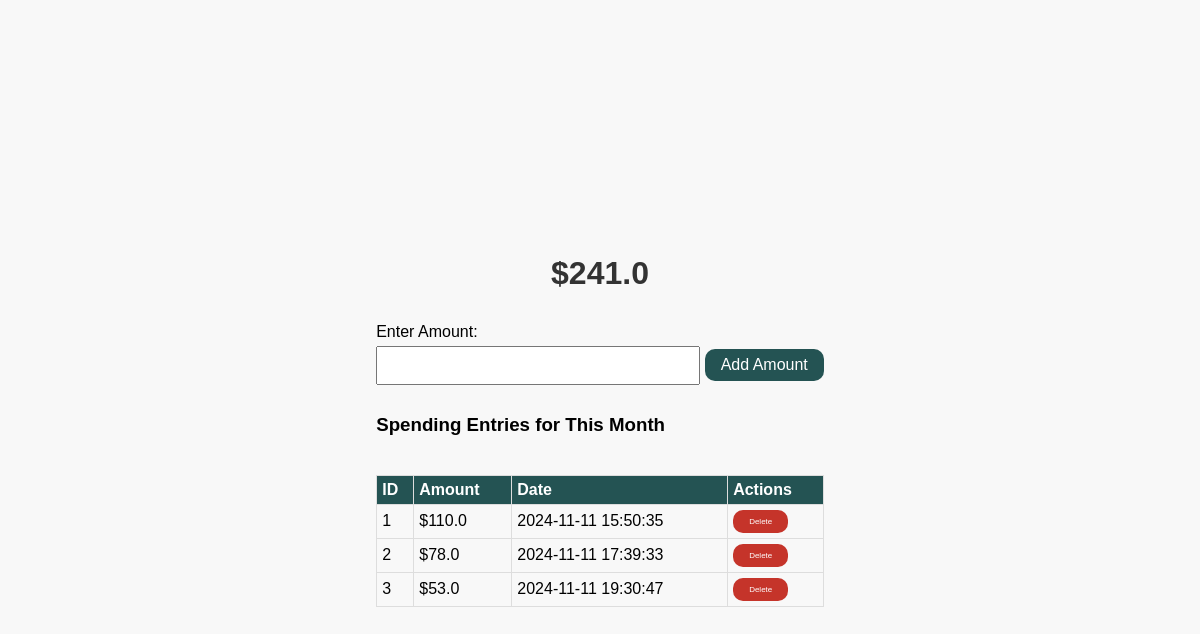
The page /budget on the database as committed earlier.
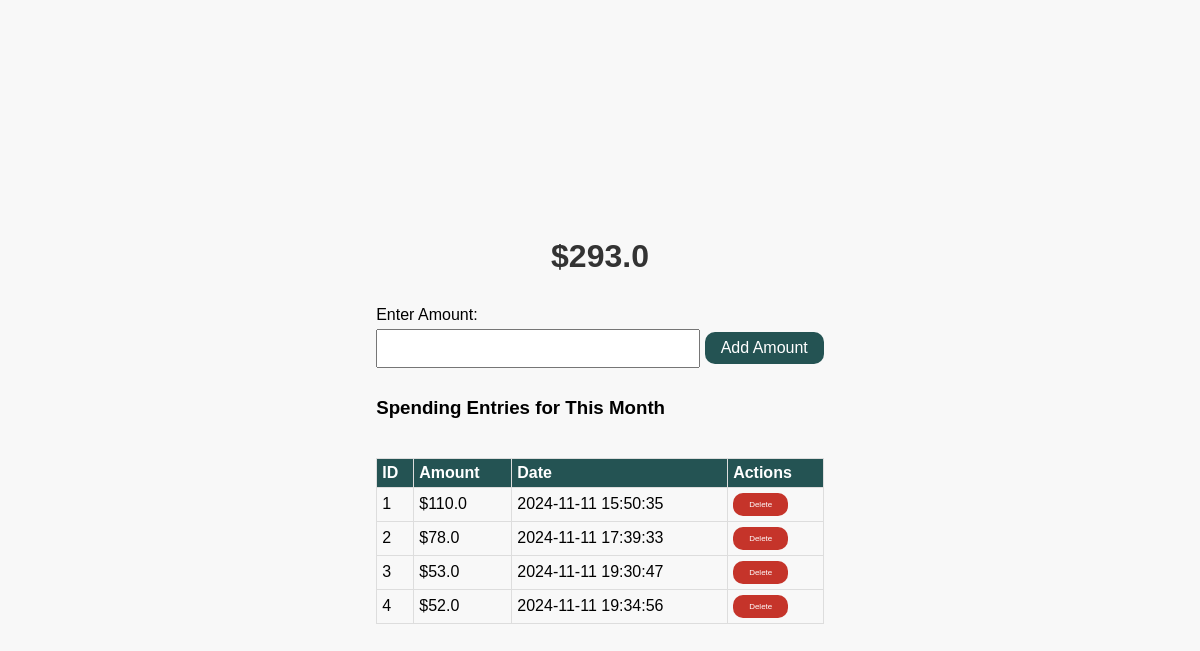
The same page on the database as committed later.
### app.py (models this page shows)
class Spending(db.Model):
    id = db.Column(db.Integer, primary_key=True, autoincrement=True)
    amount = db.Column(db.Float, nullable=False)
    date = db.Column(db.DateTime, default=datetime.utcnow)

### app.py (the view)
@app.route('/budget', methods=['GET'])
def track_spending_page():
    current_month = datetime.utcnow().month
    current_year = datetime.utcnow().year
    total_spending = db.session.query(db.func.sum(Spending.amount)).filter(
        db.extract('month', Spending.date) == current_month,
        db.extract('year', Spending.date) == current_year
    ).scalar() or 0  # Default to 0 if no data
    spending_entries = Spending.query.filter(
        db.extract('month', Spending.date) == current_month,
        db.extract('year', Spending.date) == current_year
    ).all()
    return render_template('budget.html', total_spending=total_spending, spending_entries=spending_entries)

### templates/budget.html (shortened to what this page needs)
<!DOCTYPE html>
<html lang="en">
<head>
</head>
<body style="display: grid; place-content: center; height: 100vh; margin: 0;">
    <h1 style="text-align: center;">${{ total_spending}}</h1>
    <form id="addSpendingForm">
        <label for="amount">Enter Amount:</label>
        <input type="number" id="amount" name="amount" step="0.01" required>
        <button type="submit">Add Amount</button>
    </form>
    <h3>Spending Entries for This Month</h3>
    <table id="spendingTable">
        <thead>
            <tr>
                <th>ID</th>
                <th>Amount</th>
                <th>Date</th>
                <th>Actions</th>
            </tr>
        </thead>
        <tbody>
            {% for entry in spending_entries %}
                <tr data-id="{{ entry.id }}">
                    <td>{{ entry.id }}</td>
                    <td>${{ entry.amount }}</td>
                    <td>{{ entry.date.strftime('%Y-%m-%d %H:%M:%S') }}</td>
                    <td><button class="delete-button" onclick="confirmDelete({{ entry.id }})">Delete</button></td>
                </tr>
            {% endfor %}
        </tbody>
    </table>
</body>
</html>

### templates/budget.html (style rules this page uses)
body { font-family: Arial, sans-serif; margin: 20px; padding: 20px; background-color: #f8f8f8; }
h1, h2 { color: #333; }
label { display: block; margin: 10px 0 5px; }
input { margin-bottom: 10px; padding: 10px; width: 300px; }
button { padding: 7px 16px; font-size: 16px; color: white; background-color: #245353; border: none; border-radius: 10px; cursor: pointer; }
table { width: 100%; border-collapse: collapse; margin-top: 20px; }
th, td { padding: 5px; border: 1px solid #ddd; text-align: left; }
th { background-color: #245353; color: white; }
.delete-button { font-size: 8px; background-color: #c5342a; }

Rows that differ between the two databases and show on the page:
added Spending: id "4", amount "52.0", date "2024-11-11 19:34:56"
Other text that changed with them:
{{ total_spending }}: "241.0" → "293.0"
